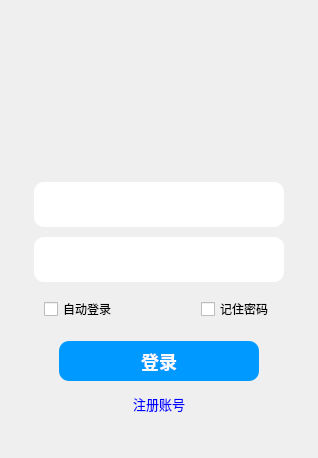
<?xml version="1.0" encoding="UTF-8"?>
<ui version="4.0">
 <class>LoginWindow</class>
 <widget class="QMainWindow" name="LoginWindow">
  <property name="geometry">
   <rect>
    <x>0</x>
    <y>0</y>
    <width>318</width>
    <height>458</height>
   </rect>
  </property>
  <property name="sizePolicy">
   <sizepolicy hsizetype="Preferred" vsizetype="Preferred">
    <horstretch>0</horstretch>
    <verstretch>0</verstretch>
   </sizepolicy>
  </property>
  <property name="minimumSize">
   <size>
    <width>318</width>
    <height>458</height>
   </size>
  </property>
  <property name="maximumSize">
   <size>
    <width>318</width>
    <height>458</height>
   </size>
  </property>
  <property name="contextMenuPolicy">
   <enum>Qt::ContextMenuPolicy::PreventContextMenu</enum>
  </property>
  <property name="windowTitle">
   <string>大猩猩</string>
  </property>
  <property name="windowIcon">
   <iconset theme="QIcon::ThemeIcon::GoHome"/>
  </property>
  <widget class="QWidget" name="centralwidget">
   <layout class="QVBoxLayout" name="MainLayout" stretch="0,0,0,0,0,0,0,0,0,0,0">
    <property name="spacing">
     <number>0</number>
    </property>
    <property name="leftMargin">
     <number>2</number>
    </property>
    <property name="topMargin">
     <number>2</number>
    </property>
    <property name="rightMargin">
     <number>2</number>
    </property>
    <property name="bottomMargin">
     <number>2</number>
    </property>
    <item>
     <widget class="QWidget" name="menuWidget" native="true">
      <property name="sizePolicy">
       <sizepolicy hsizetype="Fixed" vsizetype="Fixed">
        <horstretch>0</horstretch>
        <verstretch>0</verstretch>
       </sizepolicy>
      </property>
      <property name="minimumSize">
       <size>
        <width>314</width>
        <height>40</height>
       </size>
      </property>
      <property name="maximumSize">
       <size>
        <width>314</width>
        <height>40</height>
       </size>
      </property>
      <property name="contextMenuPolicy">
       <enum>Qt::ContextMenuPolicy::PreventContextMenu</enum>
      </property>
      <property name="layoutDirection">
       <enum>Qt::LayoutDirection::LeftToRight</enum>
      </property>
      <layout class="QHBoxLayout" name="MenuLayout">
       <property name="spacing">
        <number>6</number>
       </property>
       <property name="leftMargin">
        <number>1</number>
       </property>
       <property name="topMargin">
        <number>1</number>
       </property>
       <property name="rightMargin">
        <number>1</number>
       </property>
       <property name="bottomMargin">
        <number>1</number>
       </property>
       <item>
        <spacer name="horizontalSpacer">
         <property name="orientation">
          <enum>Qt::Orientation::Horizontal</enum>
         </property>
         <property name="sizeHint" stdset="0">
          <size>
           <width>40</width>
           <height>20</height>
          </size>
         </property>
        </spacer>
       </item>
       <item>
        <widget class="QPushButton" name="minimizeButton">
         <property name="sizePolicy">
          <sizepolicy hsizetype="Fixed" vsizetype="Fixed">
           <horstretch>0</horstretch>
           <verstretch>0</verstretch>
          </sizepolicy>
         </property>
         <property name="minimumSize">
          <size>
           <width>30</width>
           <height>30</height>
          </size>
         </property>
         <property name="maximumSize">
          <size>
           <width>30</width>
           <height>30</height>
          </size>
         </property>
         <property name="styleSheet">
          <string notr="true">QPushButton{
    border:none;
    background:transparent;
	border-radius: 5px;
	font-size: 18px
}

QPushButton:hover{
	background:#1A000000;
}</string>
         </property>
         <property name="text">
          <string/>
         </property>
        </widget>
       </item>
       <item>
        <widget class="QPushButton" name="shutdownButton">
         <property name="sizePolicy">
          <sizepolicy hsizetype="Fixed" vsizetype="Fixed">
           <horstretch>0</horstretch>
           <verstretch>0</verstretch>
          </sizepolicy>
         </property>
         <property name="minimumSize">
          <size>
           <width>30</width>
           <height>30</height>
          </size>
         </property>
         <property name="maximumSize">
          <size>
           <width>30</width>
           <height>30</height>
          </size>
         </property>
         <property name="styleSheet">
          <string notr="true">QPushButton{
    border:none;
    background:transparent;
	border-radius:5px;
	font-size:18px;
}

QPushButton:hover{
    background: #ff4444;
    color: white;
}</string>
         </property>
         <property name="text">
          <string/>
         </property>
        </widget>
       </item>
      </layout>
     </widget>
    </item>
    <item>
     <widget class="QWidget" name="avatarHolder" native="true">
      <property name="sizePolicy">
       <sizepolicy hsizetype="Fixed" vsizetype="Fixed">
        <horstretch>0</horstretch>
        <verstretch>0</verstretch>
       </sizepolicy>
      </property>
      <property name="minimumSize">
       <size>
        <width>318</width>
        <height>120</height>
       </size>
      </property>
      <property name="maximumSize">
       <size>
        <width>318</width>
        <height>120</height>
       </size>
      </property>
      <layout class="QVBoxLayout" name="verticalLayout"/>
     </widget>
    </item>
    <item>
     <spacer name="verticalSpacer_2">
      <property name="orientation">
       <enum>Qt::Orientation::Vertical</enum>
      </property>
      <property name="sizeType">
       <enum>QSizePolicy::Policy::Fixed</enum>
      </property>
      <property name="sizeHint" stdset="0">
       <size>
        <width>20</width>
        <height>20</height>
       </size>
      </property>
     </spacer>
    </item>
    <item>
     <layout class="QVBoxLayout" name="InfoLayout">
      <property name="spacing">
       <number>10</number>
      </property>
      <item alignment="Qt::AlignmentFlag::AlignHCenter">
       <widget class="QWidget" name="accountHolder" native="true">
        <property name="sizePolicy">
         <sizepolicy hsizetype="Fixed" vsizetype="Fixed">
          <horstretch>0</horstretch>
          <verstretch>0</verstretch>
         </sizepolicy>
        </property>
        <property name="minimumSize">
         <size>
          <width>250</width>
          <height>45</height>
         </size>
        </property>
        <property name="maximumSize">
         <size>
          <width>250</width>
          <height>45</height>
         </size>
        </property>
        <property name="styleSheet">
         <string notr="true">QWidget {
    background-color: #ffffff;
    border: none;
	border-top-left-radius: 10px;
	border-top-right-radius:10px;
	border-bottom-left-radius:10px;
	border-bottom-right-radius:10px;
}</string>
        </property>
        <layout class="QHBoxLayout" name="AccountLayout">
         <property name="spacing">
          <number>3</number>
         </property>
         <property name="leftMargin">
          <number>0</number>
         </property>
         <property name="topMargin">
          <number>0</number>
         </property>
         <property name="rightMargin">
          <number>6</number>
         </property>
         <property name="bottomMargin">
          <number>0</number>
         </property>
         <item>
          <widget class="QLineEdit" name="account">
           <property name="minimumSize">
            <size>
             <width>0</width>
             <height>40</height>
            </size>
           </property>
           <property name="maximumSize">
            <size>
             <width>16777215</width>
             <height>40</height>
            </size>
           </property>
           <property name="font">
            <font>
             <family>微软雅黑</family>
             <pointsize>12</pointsize>
             <bold>true</bold>
            </font>
           </property>
           <property name="styleSheet">
            <string notr="true">QLineEdit{
    border:none;
    background-color:transparent;
	padding-left: 45px;
	placeholder-text-color: #AAAAAA;
}

</string>
           </property>
          </widget>
         </item>
         <item>
          <widget class="QWidget" name="aclrHolder" native="true">
           <property name="sizePolicy">
            <sizepolicy hsizetype="Fixed" vsizetype="Fixed">
             <horstretch>0</horstretch>
             <verstretch>0</verstretch>
            </sizepolicy>
           </property>
           <property name="minimumSize">
            <size>
             <width>20</width>
             <height>20</height>
            </size>
           </property>
           <property name="maximumSize">
            <size>
             <width>20</width>
             <height>20</height>
            </size>
           </property>
           <layout class="QHBoxLayout" name="horizontalLayout">
            <property name="spacing">
             <number>0</number>
            </property>
            <property name="leftMargin">
             <number>0</number>
            </property>
            <property name="topMargin">
             <number>0</number>
            </property>
            <property name="rightMargin">
             <number>0</number>
            </property>
            <property name="bottomMargin">
             <number>0</number>
            </property>
            <item>
             <widget class="QPushButton" name="AclrButton">
              <property name="sizePolicy">
               <sizepolicy hsizetype="Fixed" vsizetype="Fixed">
                <horstretch>0</horstretch>
                <verstretch>0</verstretch>
               </sizepolicy>
              </property>
              <property name="minimumSize">
               <size>
                <width>20</width>
                <height>20</height>
               </size>
              </property>
              <property name="maximumSize">
               <size>
                <width>20</width>
                <height>20</height>
               </size>
              </property>
              <property name="styleSheet">
               <string notr="true">QPushButton{
    border:none;
	padding: 0px;
    background:transparent;
	border-radius: 5px;
}

QPushButton:hover{
	background:#1A000000;
}</string>
              </property>
              <property name="text">
               <string/>
              </property>
             </widget>
            </item>
           </layout>
          </widget>
         </item>
         <item alignment="Qt::AlignmentFlag::AlignHCenter|Qt::AlignmentFlag::AlignVCenter">
          <widget class="QWidget" name="dropdownHolder" native="true">
           <property name="sizePolicy">
            <sizepolicy hsizetype="Fixed" vsizetype="Fixed">
             <horstretch>0</horstretch>
             <verstretch>0</verstretch>
            </sizepolicy>
           </property>
           <property name="minimumSize">
            <size>
             <width>20</width>
             <height>20</height>
            </size>
           </property>
           <property name="maximumSize">
            <size>
             <width>20</width>
             <height>20</height>
            </size>
           </property>
           <layout class="QHBoxLayout" name="horizontalLayout_3">
            <property name="spacing">
             <number>0</number>
            </property>
            <property name="leftMargin">
             <number>0</number>
            </property>
            <property name="topMargin">
             <number>0</number>
            </property>
            <property name="rightMargin">
             <number>0</number>
            </property>
            <property name="bottomMargin">
             <number>0</number>
            </property>
           </layout>
          </widget>
         </item>
        </layout>
       </widget>
      </item>
      <item alignment="Qt::AlignmentFlag::AlignHCenter">
       <widget class="QWidget" name="passwordHolder" native="true">
        <property name="sizePolicy">
         <sizepolicy hsizetype="Fixed" vsizetype="Fixed">
          <horstretch>0</horstretch>
          <verstretch>0</verstretch>
         </sizepolicy>
        </property>
        <property name="minimumSize">
         <size>
          <width>250</width>
          <height>45</height>
         </size>
        </property>
        <property name="maximumSize">
         <size>
          <width>250</width>
          <height>45</height>
         </size>
        </property>
        <property name="styleSheet">
         <string notr="true">QWidget {
    background-color: #ffffff;
    border: none;
	border-top-left-radius: 10px;
	border-top-right-radius:10px;
	border-bottom-left-radius:10px;
	border-bottom-right-radius:10px;
}</string>
        </property>
        <layout class="QHBoxLayout" name="PasswordLayout">
         <property name="spacing">
          <number>1</number>
         </property>
         <property name="leftMargin">
          <number>0</number>
         </property>
         <property name="topMargin">
          <number>0</number>
         </property>
         <property name="rightMargin">
          <number>6</number>
         </property>
         <property name="bottomMargin">
          <number>0</number>
         </property>
         <item>
          <widget class="QLineEdit" name="password">
           <property name="minimumSize">
            <size>
             <width>0</width>
             <height>40</height>
            </size>
           </property>
           <property name="maximumSize">
            <size>
             <width>16777215</width>
             <height>40</height>
            </size>
           </property>
           <property name="font">
            <font>
             <family>微软雅黑</family>
             <pointsize>12</pointsize>
             <bold>true</bold>
            </font>
           </property>
           <property name="styleSheet">
            <string notr="true">QLineEdit{
    border:none;
    background-color:transparent;
	padding-left: 20px;
	placeholder-text-color: #AAAAAA;
}</string>
           </property>
          </widget>
         </item>
         <item>
          <widget class="QWidget" name="pclrHolder" native="true">
           <property name="sizePolicy">
            <sizepolicy hsizetype="Fixed" vsizetype="Fixed">
             <horstretch>0</horstretch>
             <verstretch>0</verstretch>
            </sizepolicy>
           </property>
           <property name="minimumSize">
            <size>
             <width>20</width>
             <height>20</height>
            </size>
           </property>
           <property name="maximumSize">
            <size>
             <width>20</width>
             <height>20</height>
            </size>
           </property>
           <layout class="QHBoxLayout" name="horizontalLayout_2">
            <property name="spacing">
             <number>0</number>
            </property>
            <property name="leftMargin">
             <number>0</number>
            </property>
            <property name="topMargin">
             <number>0</number>
            </property>
            <property name="rightMargin">
             <number>0</number>
            </property>
            <property name="bottomMargin">
             <number>0</number>
            </property>
            <item>
             <widget class="QPushButton" name="PclrButton">
              <property name="sizePolicy">
               <sizepolicy hsizetype="Fixed" vsizetype="Fixed">
                <horstretch>0</horstretch>
                <verstretch>0</verstretch>
               </sizepolicy>
              </property>
              <property name="minimumSize">
               <size>
                <width>20</width>
                <height>20</height>
               </size>
              </property>
              <property name="maximumSize">
               <size>
                <width>20</width>
                <height>20</height>
               </size>
              </property>
              <property name="styleSheet">
               <string notr="true">QPushButton{
    border:none;
    background:transparent;
	border-radius: 5px;
}

QPushButton:hover{
	background:#1A000000;
}</string>
              </property>
              <property name="text">
               <string/>
              </property>
             </widget>
            </item>
           </layout>
          </widget>
         </item>
        </layout>
       </widget>
      </item>
     </layout>
    </item>
    <item>
     <spacer name="verticalSpacer_3">
      <property name="orientation">
       <enum>Qt::Orientation::Vertical</enum>
      </property>
      <property name="sizeType">
       <enum>QSizePolicy::Policy::Fixed</enum>
      </property>
      <property name="sizeHint" stdset="0">
       <size>
        <width>20</width>
        <height>15</height>
       </size>
      </property>
     </spacer>
    </item>
    <item>
     <layout class="QHBoxLayout" name="OptLayout">
      <item alignment="Qt::AlignmentFlag::AlignHCenter">
       <widget class="QCheckBox" name="autoLogin">
        <property name="font">
         <font>
          <family>微软雅黑</family>
         </font>
        </property>
        <property name="styleSheet">
         <string notr="true"/>
        </property>
        <property name="text">
         <string>自动登录</string>
        </property>
       </widget>
      </item>
      <item alignment="Qt::AlignmentFlag::AlignHCenter|Qt::AlignmentFlag::AlignVCenter">
       <widget class="QCheckBox" name="rememberPwd">
        <property name="font">
         <font>
          <family>微软雅黑</family>
         </font>
        </property>
        <property name="styleSheet">
         <string notr="true"/>
        </property>
        <property name="text">
         <string>记住密码</string>
        </property>
       </widget>
      </item>
     </layout>
    </item>
    <item>
     <spacer name="verticalSpacer_4">
      <property name="orientation">
       <enum>Qt::Orientation::Vertical</enum>
      </property>
      <property name="sizeType">
       <enum>QSizePolicy::Policy::Fixed</enum>
      </property>
      <property name="sizeHint" stdset="0">
       <size>
        <width>20</width>
        <height>20</height>
       </size>
      </property>
     </spacer>
    </item>
    <item alignment="Qt::AlignmentFlag::AlignHCenter">
     <widget class="QPushButton" name="loginButton">
      <property name="sizePolicy">
       <sizepolicy hsizetype="Fixed" vsizetype="Fixed">
        <horstretch>0</horstretch>
        <verstretch>0</verstretch>
       </sizepolicy>
      </property>
      <property name="minimumSize">
       <size>
        <width>200</width>
        <height>40</height>
       </size>
      </property>
      <property name="font">
       <font>
        <family>微软雅黑</family>
        <pointsize>-1</pointsize>
        <bold>true</bold>
       </font>
      </property>
      <property name="styleSheet">
       <string notr="true">QPushButton{
    border:none;
	background-color: #0099FF;
	border-top-left-radius: 10px;
	border-top-right-radius:10px;
	border-bottom-left-radius:10px;
	border-bottom-right-radius:10px;
	font-size:18px;
	color: #FCFCFC;	
}

QPushButton:hover{
	background-color: #008DE8;
}</string>
      </property>
      <property name="text">
       <string>登录</string>
      </property>
     </widget>
    </item>
    <item>
     <spacer name="verticalSpacer_5">
      <property name="orientation">
       <enum>Qt::Orientation::Vertical</enum>
      </property>
      <property name="sizeType">
       <enum>QSizePolicy::Policy::Fixed</enum>
      </property>
      <property name="sizeHint" stdset="0">
       <size>
        <width>20</width>
        <height>10</height>
       </size>
      </property>
     </spacer>
    </item>
    <item alignment="Qt::AlignmentFlag::AlignHCenter">
     <widget class="QPushButton" name="registerButton">
      <property name="sizePolicy">
       <sizepolicy hsizetype="Fixed" vsizetype="Fixed">
        <horstretch>0</horstretch>
        <verstretch>0</verstretch>
       </sizepolicy>
      </property>
      <property name="minimumSize">
       <size>
        <width>80</width>
        <height>25</height>
       </size>
      </property>
      <property name="maximumSize">
       <size>
        <width>80</width>
        <height>25</height>
       </size>
      </property>
      <property name="font">
       <font>
        <family>微软雅黑</family>
        <pointsize>10</pointsize>
        <bold>false</bold>
       </font>
      </property>
      <property name="styleSheet">
       <string notr="true">QPushButton{
color:blue;
background: transparent;
border:none;
}

</string>
      </property>
      <property name="text">
       <string>注册账号</string>
      </property>
     </widget>
    </item>
    <item>
     <spacer name="verticalSpacer">
      <property name="orientation">
       <enum>Qt::Orientation::Vertical</enum>
      </property>
      <property name="sizeType">
       <enum>QSizePolicy::Policy::Fixed</enum>
      </property>
      <property name="sizeHint" stdset="0">
       <size>
        <width>20</width>
        <height>40</height>
       </size>
      </property>
     </spacer>
    </item>
   </layout>
  </widget>
 </widget>
 <resources/>
 <connections/>
</ui>
